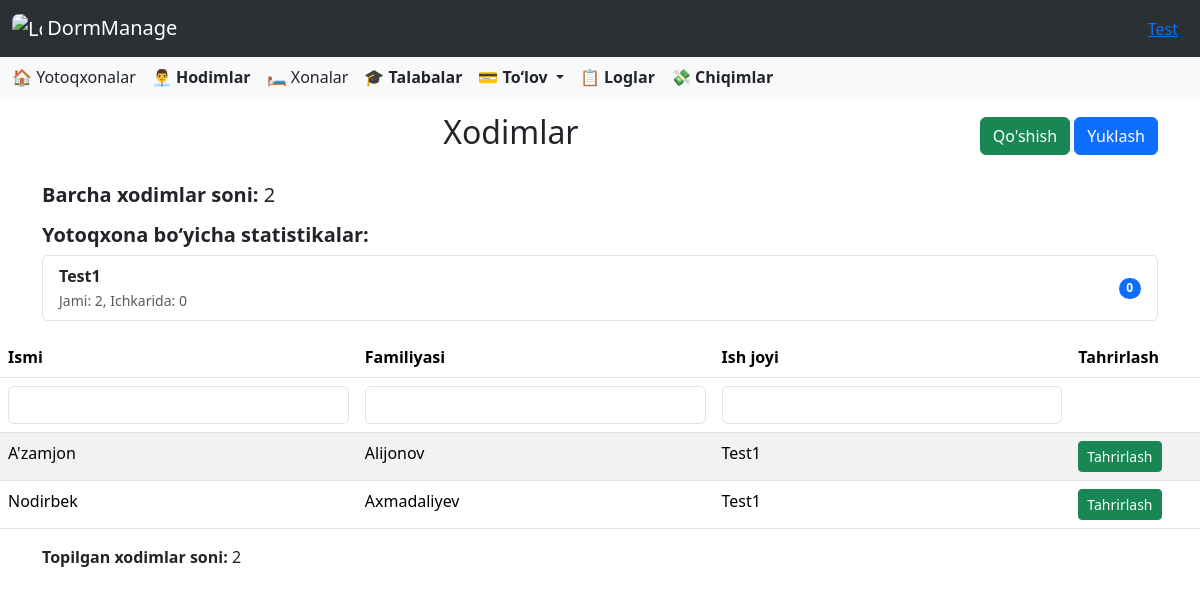
The app's page /employees/ (signed in) with its own data.
### accounts/models.py (models this page shows, shortened)
class CustomUser(AbstractUser):
    ROLE_CHOICES = [
        ('director', 'Direktor'),
        ('employee', 'Xodim'),
    ]
    role = models.CharField(
        max_length=10,
        choices=ROLE_CHOICES,
        default='other',
        verbose_name='Lavozim'
    )
    work_start = models.TimeField(
        verbose_name='Ish boshlanish vaqti',
        null=True,
        blank=True
    )
    work_end = models.TimeField(
        verbose_name='Ish tugash vaqti',
        null=True,
        blank=True
    )
    phone_number = models.CharField(
        max_length=20,
        blank=True,
        verbose_name='Telefon raqami'
    )
    hire_date = models.CharField(
        max_length=10,
        null=True,
        blank=True,
        verbose_name='Ishga qabul qilingan sana'
    )
    photo = models.ImageField(
        upload_to=staff_photo_upload_path,
        blank=False,
        null=False,
        verbose_name='Hodim surati'
    )
    salary = models.PositiveIntegerField(
        verbose_name='Maosh',
        null=True,
        blank=True,
        help_text="Hodimning maoshi (so'mda)"
    )
    is_in_dormitory = models.BooleanField(default=False)

### dormitory/models.py (models this page shows, shortened)
class Dormitory(models.Model):
    director = models.ForeignKey(Director, on_delete=models.CASCADE, related_name='dormitories')
    name = models.CharField(max_length=300, blank=False)
    address = models.CharField(max_length=300, blank=False)
    monthly_payment = models.PositiveIntegerField(default=0, verbose_name="Oylik to‘lov miqdori (so'm)")
    default_monthly_payment = models.PositiveIntegerField(
        default=1,
        help_text="Shartnomaga asosan boshlang‘ich oylik to‘lov (so‘mda)"
    )
    last_update_time = models.DateTimeField(blank=True, null=True)

### employee/models.py (models this page shows, shortened)
class Employee(models.Model):
    user = models.OneToOneField(CustomUser, on_delete=models.CASCADE, related_name='employee')
    dormitory = models.ForeignKey(Dormitory, on_delete=models.CASCADE, null=True, blank=True, related_name='employees')

### accounts/views.py (the view, shortened to what this page needs)
# urls.py: path('', EmployeePage.as_view(), name = 'employees'),
class EmployeePage(LoginRequiredMixin, DirectorAccessMixin, ListView):
    model = Employee
    template_name = 'accounts/employees.html'
    context_object_name = 'employees'
    def get_queryset(self):
        user = self.request.user
        if not hasattr(user, 'director'):
            return Employee.objects.none()
        director_dormitories = Dormitory.objects.filter(director=user.director)
        queryset = Employee.objects.filter(dormitory__in=director_dormitories)
        first_name_q = self.request.GET.get("first_name", "").strip()
        last_name_q = self.request.GET.get("last_name", "").strip()
        dormitory_name_q = self.request.GET.get("dormitory_name", "").strip()
        if first_name_q:
            queryset = queryset.filter(user__first_name__icontains=first_name_q)
        if last_name_q:
            queryset = queryset.filter(user__last_name__icontains=last_name_q)
        if dormitory_name_q:
            queryset = queryset.filter(dormitory__name__icontains=dormitory_name_q)
        return queryset
    def get(self, request, *args, **kwargs):
        return super().get(request, *args, **kwargs)
    def get_context_data(self, **kwargs):
        context = super().get_context_data(**kwargs)
        queryset = self.get_queryset()
        context["total_count"] = queryset.count()
        context["device_errors"] = self.request.session.pop("device_errors", None)
        context["all_employee_count"] = Employee.objects.filter(
            dormitory__director=self.request.user.director
        ).count()
        dormitory_stats = []
        dormitories = Dormitory.objects.filter(director=self.request.user.director)
        for dorm in dormitories:
            total = dorm.employees.count()
            in_dorm = dorm.employees.filter(user__is_in_dormitory=True).count()
            dormitory_stats.append({
                "name": dorm.name,
                "total": total,
                "in_dorm": in_dorm
            })
        context["dormitory_stats"] = dormitory_stats
        return context
    def render_to_response(self, context, **response_kwargs):
        if self.request.headers.get("X-Requested-With") == "XMLHttpRequest":
            return render(self.request, "accounts/employees.html", context)
        return super().render_to_response(context, **response_kwargs)

### accounts/views.py (called while the page is built)
    def test_func(self):
        return hasattr(self.request.user, 'director')

### templates/accounts/employees.html (shortened to what this page needs)
{% extends 'base.html' %}
{% block content %}
<div class="container mt-3">
    <div class="d-flex justify-content-between align-items-center mb-3">
        <h2 class="text-center flex-grow-1">Xodimlar</h2>
        <div>
            <a href="{% url 'employee_add' %}" class="btn btn-success">Qo'shish</a>
            <button id="export-btn" class="btn btn-primary">Yuklash</button>
        </div>
    </div>
</div>
<div class="container mt-4">
    <h5><strong>Barcha xodimlar soni: </strong>{{ all_employee_count }}</h5>
    <h5 class="mt-3"><strong>Yotoqxona bo‘yicha statistikalar:</strong></h5>
    <ul class="list-group mb-3">
        {% for stat in dormitory_stats %}
        <li class="list-group-item d-flex justify-content-between align-items-center">
            <div>
                <strong>{{ stat.name }}</strong><br>
                <small class="text-muted">Jami: {{ stat.total }}, Ichkarida: {{ stat.in_dorm }}</small>
            </div>
            <span class="badge bg-primary rounded-pill">{{ stat.in_dorm }}</span>
        </li>
        {% empty %}
        <li class="list-group-item">Yotoqxonalar topilmadi.</li>
        {% endfor %}
    </ul>
</div>
<form id="search-form">
    <div class="table-responsive">
        <table class="table table-striped">
            <thead>
                <tr>
                    <th>Ismi</th>
                    <th>Familiyasi</th>
                    <th>Ish joyi</th>
                    <th>Tahrirlash</th>
                </tr>
                <tr>
                    <td><input type="text" name="first_name" class="form-control search-input" placeholder=""></td>
                    <td><input type="text" name="last_name" class="form-control search-input" placeholder=""></td>
                    <td><input type="text" name="dormitory_name" class="form-control search-input" placeholder=""></td>
                    <td></td>
                </tr>
            </thead>
            <tbody>
                {% for employee in object_list %}
                <tr>
                    <td>{{ employee.user.first_name }}</td>
                    <td>{{ employee.user.last_name }}</td>
                    <td>{{ employee.dormitory.name }}</td>
                    <td><a href="{% url 'employee_update' employee.user.pk %}" class="btn btn-sm btn-success">Tahrirlash</a></td>
                </tr>
                {% empty %}
                <tr>
                    <td colspan="4" class="text-center">Hech qanday natija topilmadi</td>
                </tr>
                {% endfor %}
            </tbody>
        </table>
        <div class="container mt-2 mb-2">
            <p><strong>Topilgan xodimlar soni:</strong> <span id="total-count">{{ total_count }}</span></p>
        </div>
    </div>
</form>
{% endblock content %}

### templates/base.html (shortened to what this page needs)
<!DOCTYPE html>
<html lang="en">
<head>
    <link href="https://cdn.jsdelivr.net/npm/bootstrap@5.3.5/dist/css/bootstrap.min.css" rel="stylesheet">
    <link rel="stylesheet" href="https://cdnjs.cloudflare.com/ajax/libs/font-awesome/6.0.0/css/all.min.css">
    <link rel="stylesheet" href="https://cdn.jsdelivr.net/npm/bootstrap-icons@1.10.5/font/bootstrap-icons.css">
    <link href="https://cdn.jsdelivr.net/npm/select2@4.1.0-rc.0/dist/css/select2.min.css" rel="stylesheet" />
</head>
<body>
<nav class="navbar bg-body-tertiary" data-bs-theme="dark">
  <div class="container-fluid">
    <a class="navbar-brand" href="{% url 'dashboard' %}">
      <img src="/media/images/icon.png" alt="Logo" style="width:30px; height:30px; border-radius:7px" class="d-inline-block align-text-top">
      DormManage
    </a>
    <div class="ms-auto" style="margin: 0 10px;">
      <a href="#" class="text-primary text-decoration-underline" data-bs-toggle="modal" data-bs-target="#userInfoModal">
        {{ user.first_name }}
      </a>
    </div>
  </div>
</nav>
<nav class="navbar bg-body-tertiary">
  <div class="container-fluid">
    <div class="d-none d-lg-flex gap-3 align-items-center">
  {% if user.role == 'director' %}
  <a class="nav-link" href="{% url 'dormitories' %}">🏠 Yotoqxonalar</a>
  <a class="nav-link" href="{% url 'employees' %}"><strong>👨‍💼 Hodimlar</strong></a>
  {% endif %}
  <a class="nav-link" href="{% url 'rooms' %}">🛏️ Xonalar</a>
  <a class="nav-link" href="{% url 'students' %}"><strong>🎓 Talabalar</strong></a>
  <div class="nav-item dropdown">
    <a class="nav-link dropdown-toggle" href="#" role="button" data-bs-toggle="dropdown" aria-expanded="false">
      <strong>💳 To‘lov</strong>
    </a>
  </div>
  <a class="nav-link" href="{% url 'logs' %}"><strong>📋 Loglar</strong></a>
  <a class="nav-link" href="{% url 'expense_list' %}"><strong>💸 Chiqimlar</strong></a>
</div>
  </div>
</nav>
{% block content %}
{% endblock %}
</body>
</html>

### records on screen
CustomUser: first_name "Test", name "Test1", total "2", in_dorm "0"
Employee: user.first_name "A'zamjon", user.last_name "Alijonov", dormitory.name "Test1"
Employee: user.first_name "Nodirbek", user.last_name "Axmadaliyev", dormitory.name "Test1"

### other values on screen
{{ all_employee_count }} "2"
{{ total_count }} "2"
